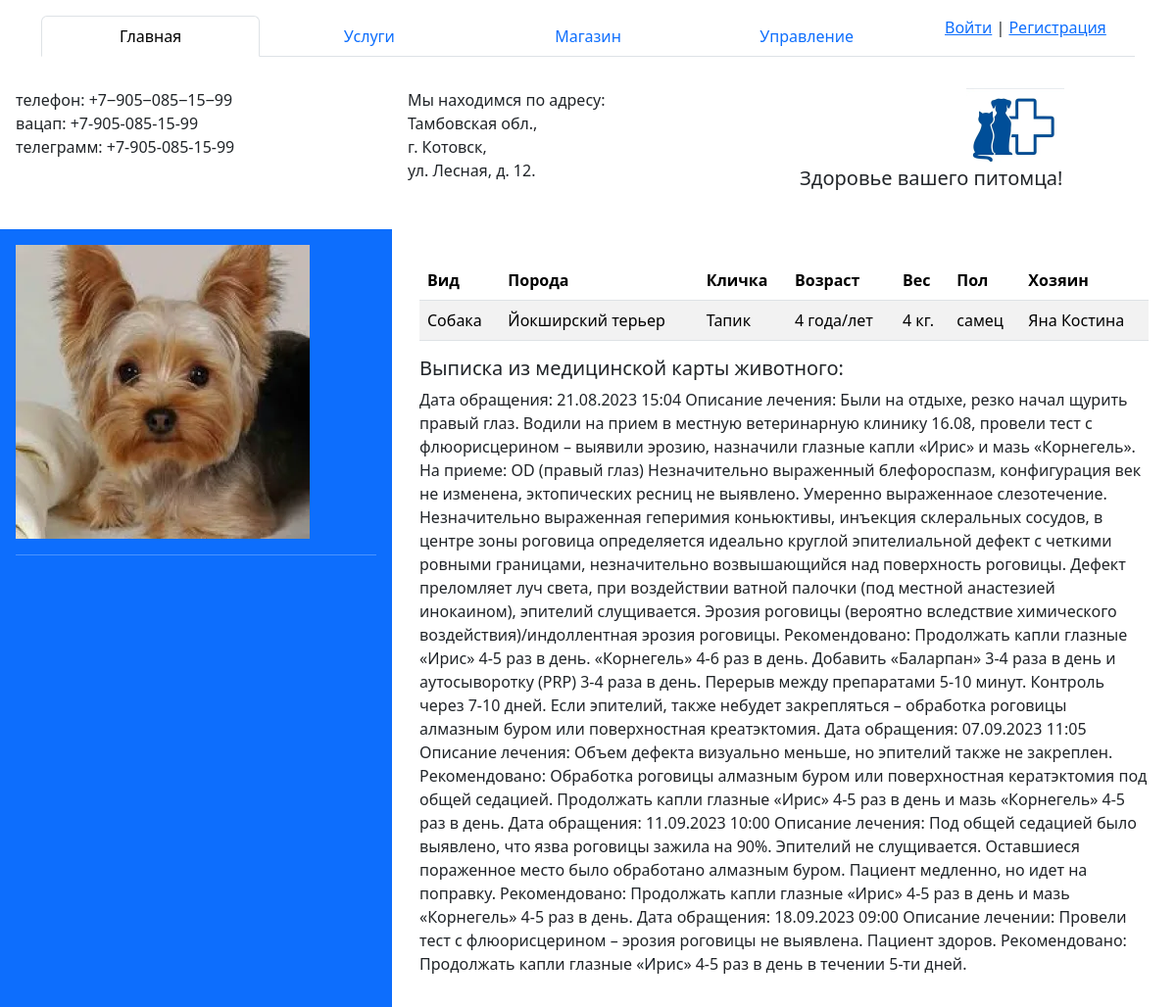
The page /pet/2/tapic_iork on the database its author committed.
### clinic/models.py (models this page shows, shortened)
class Pet(models.Model):
    view = models.CharField(max_length=10, verbose_name='Вид')
    breed = models.CharField(max_length=20, verbose_name='Порода')
    photo = models.ImageField(upload_to='photos/%Y/%m/%d/', default=None,
                              blank=True, null=True, verbose_name='Фото')
    nick_name = models.CharField(max_length=10, verbose_name='Кличка')
    age = models.IntegerField(verbose_name='Возраст лет')
    weight = models.IntegerField(verbose_name='Вес кг.')
    gender = models.CharField(max_length=10, verbose_name='Пол')
    onwer = models.ForeignKey('Onwer', on_delete=models.PROTECT, related_name='onwers', null=True, verbose_name='Хозяин') # многие к одному связываем наш класс с классом 'Onwer' через многие к одному и обязательно пишем как строка в ковычках, так как этот класс находится ниже нашего основного класса и пайчарм его попросту не увидет, вторым параметром ставим, который будет запрещать удалять категории которые не связаны с постами, 3й параметр если связываться наоборот через class Onwer c classom Pet
    time_create = models.DateTimeField(auto_now_add=True, null=True,  verbose_name='Время создания')  # параметр автоматически заполняет поле но только в момент добавление записи, тоесь показывает время появление записи
    medical_history = models.TextField(max_length=1000, unique=True, null=True, verbose_name='История болезни')
    slugPet = models.SlugField(max_length=20, unique=True, db_index=True, verbose_name='Slug', null=True)  # слаг для пути 1пар - макс. длина, 2пар - уникальность, 3пар - поле индексируемое, 4пар - чтобы создавалось поле с пустым значением
    class Meta: # класс для сортировки отображение на странице в данном случае по времени созданию записи (задать реверс поставить минус перед параметром)
        verbose_name = 'Питомцы' # это для кабинета админа чтобы заголовок имел такое название
        verbose_name_plural = 'Питомцы' # для того чтобы этот заголовок был без в конце 's' и был в множественном числе
        ordering = ['time_create'] # сортируем по артрибуту по убыванию по умолчанию
        indexes = [
            models.Index(fields=['time_create'])
        ]

class Onwer(models.Model):
    firstname = models.CharField(max_length=10, verbose_name='Имя')
    lastname = models.CharField(max_length=15, verbose_name='Фамилия')
    email = models.EmailField(verbose_name='E-mail')
    tel = models.CharField(max_length=12, verbose_name='Телефон')
    def __str__(self):
        return f'{self.firstname} {self.lastname}'
    class Meta: # класс для сортировки отображение на странице в данном случае по времени созданию записи (задать реверс поставить минус перед параметром)
        verbose_name = 'Хозяин' # это для кабинета админа чтобы заголовок имел такое название
        verbose_name_plural = 'Хозяева' # для того чтобы этот заголовок был без в конце 's' и был в множественном числе
        ordering = ['id'] # сортируем по артрибуту по убыванию по умолчанию
        indexes = [
            models.Index(fields=['id'])
        ]

### clinic/views.py (the view)
# urls.py: path('pet/<slug:pk>/<str:slugPet>', views.Pet_detail.as_view(), name='info_pet'),
class Pet_detail(DataMixin, DetailView): # модель на классе на модели метод один объект из списка
    model = Pet
    title_page = 'Подробно о питомце' # название в пути, формируется в классе DataMixin

### templates/clinic/pet_detail.html
{% load static %}
{% block menu %}
    {% include 'clinic/includes/block_menu.html' %}
{% endblock menu %}
{% block content %}
<div class="container-fluid mt-3">
    <div class="row">
        <div class="col-sm-4 p-3 bg-primary text-white">
            <img src="{{ pet.photo.url }}" alt="">
            <hr>
        </div>
        <div class="col-sm-8 p-3 text-bg-color"">
              <div class="container mt-3">
          <table class="table table-striped">
            <thead>
              <tr>
                <th>Вид</th>
                <th>Порода</th>
                <th>Кличка</th>
                <th>Возраст</th>
                <th>Вес</th>
                <th>Пол</th>
                <th>Хозяин</th>
              </tr>
            </thead>
            <tbody>
              <tr>
                <td>{{ pet.view }}</td>
                <td>{{ pet.breed }}</td>
                <td>{{ pet.nick_name }}</td>
                <td>{{ pet.age }} года/лет</td>
                <td>{{ pet.weight }} кг.</td>
                <td>{{ pet.gender }}</td>
                <td>{{ pet.onwer }}</td>
              </tr>
            </tbody>
          </table>
                  <h5>Выписка из медицинской карты животного:</h5>
                  <p>{{ pet.medical_history }}</p>
        </div>
        </div>
  </div>
</div>
{% endblock content %}

### rows shown on the page
Pet: photo (picture), view "Собака", breed "Йокширский терьер", nick_name "Тапик", age "4", weight "4", gender "самец", onwer "Яна Костина", medical_history "Дата обращения: 21.08.2023 15:04 Описание лечения: Были на отдыхе, резко начал щурить правый глаз. Водили на прием в местную ветеринарную клинику 16.08, провели тест с флюорисцерином – выявили эрозию, назначили глазные капли «Ирис» и мазь «Корнегель». На приеме: OD (правый глаз) Незначительно выраженный блефороспазм, конфигурация век не изменена, эктопических ресниц не выявлено. Умеренно выраженнаое слезотечение. Незначительно выраженная геперимия коньюктивы, инъекция склеральных сосудов, в центре зоны роговица определяется идеально круглой эпителиальной дефект с четкими ровными границами, незначительно возвышающийся над поверхность роговицы. Дефект преломляет луч света, при воздействии…"
